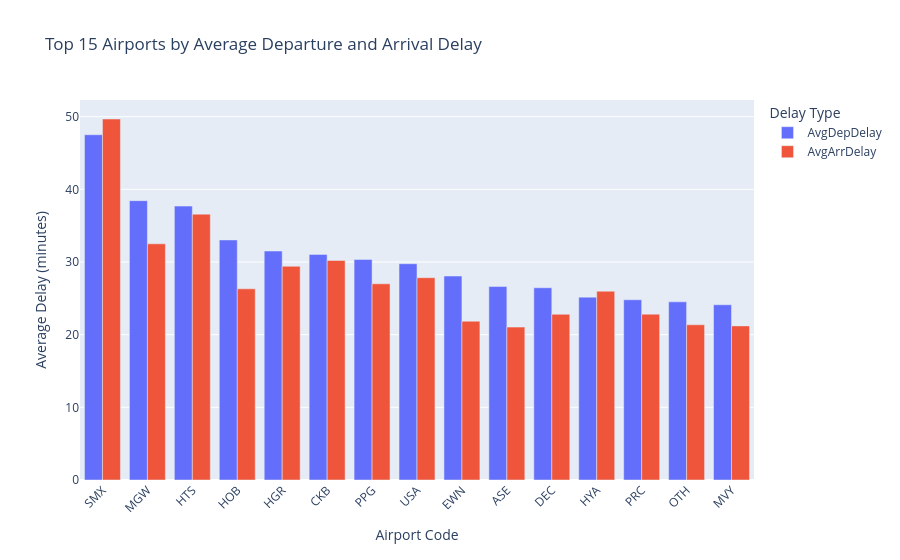

Notebook code for this chart:
### Markdown cell above
#### Average Delay by Origin Airport (Top 15 Airports)
Goal: Identify which airports experience the highest average delays, for both departures and arrivals, to uncover congestion or regional effects.

### Code cell
from pyspark.sql import functions as F
import plotly.express as px

# Compute average delays per origin airport
avg_delay_by_origin = (
    df.groupBy("Origin", "OriginCityName")
      .agg(
          F.avg("DepDelay").alias("AvgDepDelay"),
          F.avg("ArrDelay").alias("AvgArrDelay"),
          F.count("*").alias("FlightCount")
      )
      .orderBy(F.desc("AvgDepDelay"))
      .limit(15)
)

# Convert to Pandas
avg_delay_origin_pdf = avg_delay_by_origin.toPandas()

# Create grouped bar chart
fig = px.bar(
    avg_delay_origin_pdf,
    x="Origin",  # Airport code on x-axis
    y=["AvgDepDelay", "AvgArrDelay"],
    barmode="group",
    title="Top 15 Airports by Average Departure and Arrival Delay",
    labels={
        "Origin": "Airport Code",
        "value": "Average Delay (minutes)",
        "variable": "Delay Type"
    },
    hover_data={
        "OriginCityName": True,  # show city and state on hover
        "FlightCount": True
    }
)

# Layout enhancements
fig.update_layout(
    xaxis_tickangle=-45,
    bargap=0.2,
    legend_title_text="Delay Type",
    hoverlabel=dict(bgcolor="white", font_size=12)
)

fig.show()

### Figure 1 — Plotly figure (JSON) as saved in the notebook; plotly's stock layout.template omitted (floating-point values rounded to 4 significant figures)
{"data": [{"alignmentgroup": "True", "customdata": [["Santa Maria, CA", 263], ["Morgantown, WV", 378], ["Ashland, WV", 1036], ["Hobbs, NM", 785], ["Hagerstown, MD", 637], ["Clarksburg/Fairmont, WV", 518], ["Pago Pago, TT", 318], ["Concord, NC", 1787], ["New Bern/Morehead/Beaufort, NC", 251], ["Aspen, CO", 17203], ["Decatur, IL", 2031], ["Hyannis, MA", 497], ["Prescott, AZ", 1793], ["North Bend/Coos Bay, OR", 867], ["Martha's Vineyard, MA", 2306]], "hovertemplate": "Delay Type=AvgDepDelay<br>Airport Code=%{x}<br>Average Delay (minutes)=%{y}<br>OriginCityName=%{customdata[0]}<br>FlightCount=%{customdata[1]}<extra></extra>", "legendgroup": "AvgDepDelay", "marker": {"color": "#636efa", "pattern": {"shape": ""}}, "name": "AvgDepDelay", "offsetgroup": "AvgDepDelay", "orientation": "v", "showlegend": true, "textposition": "auto", "type": "bar", "x": ["SMX", "MGW", "HTS", "HOB", "HGR", "CKB", "PPG", "USA", "EWN", "ASE", "DEC", "HYA", "PRC", "OTH", "MVY"], "xaxis": "x", "y": [47.51, 38.44, 37.7, 33.04, 31.51, 31.05, 30.36, 29.76, 28.07, 26.62, 26.46, 25.17, 24.8, 24.52, 24.12], "yaxis": "y"}, {"alignmentgroup": "True", "customdata": [["Santa Maria, CA", 263], ["Morgantown, WV", 378], ["Ashland, WV", 1036], ["Hobbs, NM", 785], ["Hagerstown, MD", 637], ["Clarksburg/Fairmont, WV", 518], ["Pago Pago, TT", 318], ["Concord, NC", 1787], ["New Bern/Morehead/Beaufort, NC", 251], ["Aspen, CO", 17203], ["Decatur, IL", 2031], ["Hyannis, MA", 497], ["Prescott, AZ", 1793], ["North Bend/Coos Bay, OR", 867], ["Martha's Vineyard, MA", 2306]], "hovertemplate": "Delay Type=AvgArrDelay<br>Airport Code=%{x}<br>Average Delay (minutes)=%{y}<br>OriginCityName=%{customdata[0]}<br>FlightCount=%{customdata[1]}<extra></extra>", "legendgroup": "AvgArrDelay", "marker": {"color": "#EF553B", "pattern": {"shape": ""}}, "name": "AvgArrDelay", "offsetgroup": "AvgArrDelay", "orientation": "v", "showlegend": true, "textposition": "auto", "type": "bar", "x": ["SMX", "MGW", "HTS", "HOB", "HGR", "CKB", "PPG", "USA", "EWN", "ASE", "DEC", "HYA", "PRC", "OTH", "MVY"], "xaxis": "x", "y": [49.68, 32.5, 36.59, 26.31, 29.41, 30.21, 27.0, 27.84, 21.85, 21.04, 22.81, 25.98, 22.82, 21.36, 21.21], "yaxis": "y"}], "layout": {"bargap": 0.2, "barmode": "group", "hoverlabel": {"bgcolor": "white", "font": {"size": 12}}, "legend": {"title": {"text": "Delay Type"}, "tracegroupgap": 0}, "title": {"text": "Top 15 Airports by Average Departure and Arrival Delay"}, "xaxis": {"anchor": "y", "domain": [0, 1], "tickangle": -45, "title": {"text": "Airport Code"}}, "yaxis": {"anchor": "x", "domain": [0, 1], "title": {"text": "Average Delay (minutes)"}}}}
